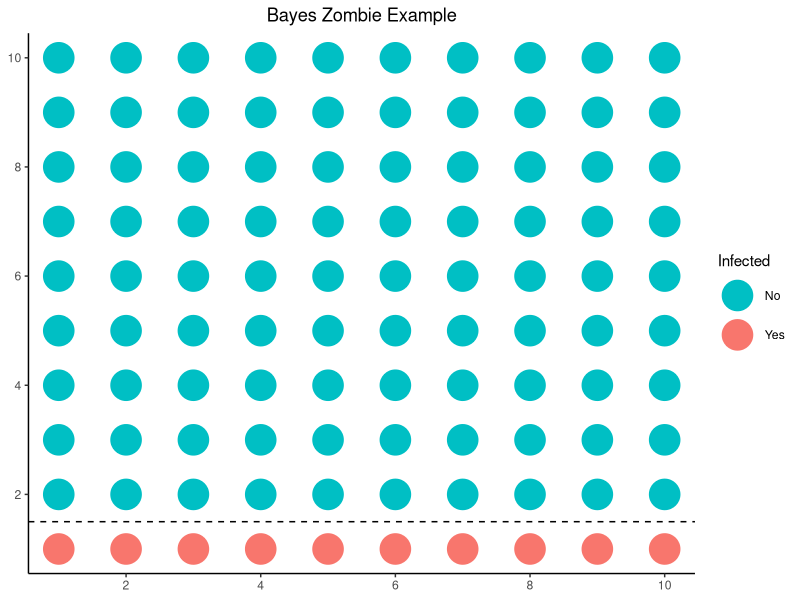
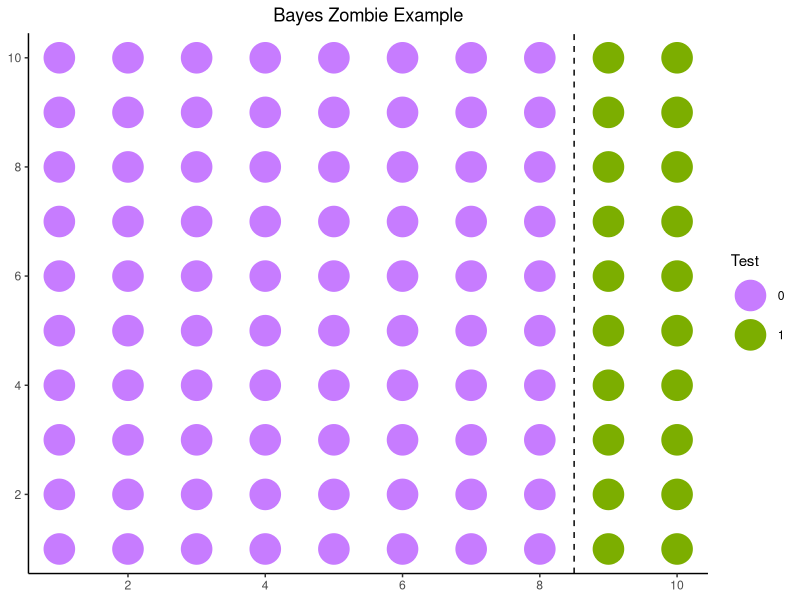
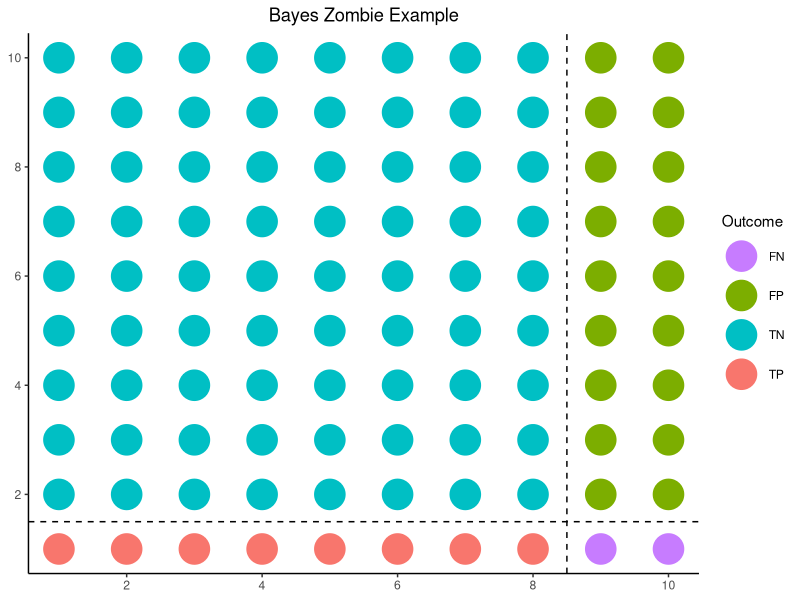
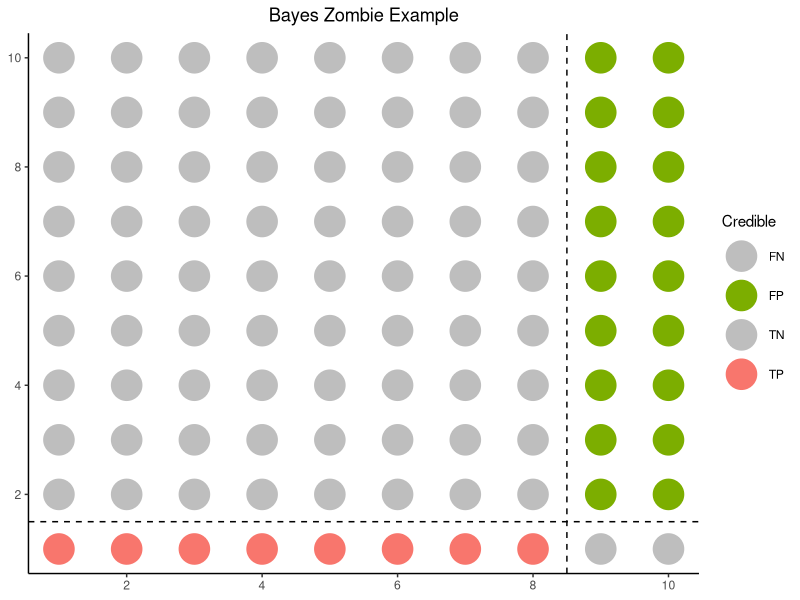

Write the R code that produced these figures, in order.
###############################################################################
### BAYES THEORY EXAMPLE 
# https://www.youtube.com/watch?v=NIqeFYUhSzU&t=254s
###############################################################################
library(tidyverse)
library(ggplot2)

## PRIOR (Hypothesis, previous assumptions, etc.)
# Disease ZOMBIE affects 10% of people where you live
x = 1:10
y = 1:10
df = data.frame(expand.grid(x, y))
colnames(df) = c("x", "y")

df.hypoethesis = df %>%
  mutate(infected = case_when(
    y == 1 ~ 'Yes',
    TRUE ~ 'No'
  ))

ggplot() + 
  geom_point(data = df.hypoethesis, aes(x = x, y = y, color = infected), size = 10) +
  scale_color_manual(values = c('#00BFC4','#F8766D')) + 
  geom_hline(yintercept = 1.5, linetype = "dashed") +
  scale_x_continuous(limits = c(1, 10), breaks = c(2, 4, 6, 8, 10)) +
  scale_y_continuous(limits = c(1, 10), breaks = c(2, 4, 6, 8, 10)) +
  theme_classic() +
  ggtitle("Bayes Zombie Example") +
  guides(color = guide_legend(title = "Infected")) +
  theme(axis.title.x = element_blank()
        , axis.title.y =  element_blank()
        , plot.title = element_text(hjust = 0.5)
  )

## LIKELIHOOD/DATA (evidence, new information, etc.)
# You are bitten and test positive for being INFECTED
# This test is accurate 80% of the time.
df.evidence = df %>%
  mutate(test = case_when(
    x > 8 ~ '1',
    TRUE ~ '0'
  ))
ggplot() + 
  geom_point(data = df.evidence, aes(x = x, y = y, color = test), size = 10) +
  scale_color_manual(values = c('#C77CFF','#7CAE00')) + 
  geom_vline(xintercept = 8.5, linetype = "dashed") +
  scale_x_continuous(limits = c(1, 10), breaks = c(2, 4, 6, 8, 10)) +
  scale_y_continuous(limits = c(1, 10), breaks = c(2, 4, 6, 8, 10)) +
  theme_classic() +
  ggtitle("Bayes Zombie Example") +
  guides(color = guide_legend(title = "Test")) +
  theme(axis.title.x = element_blank()
        , axis.title.y =  element_blank()
        , plot.title = element_text(hjust = 0.5)
  )


## POSTERIOR (Update prior information based on data)
# What is the probability you are infected, given you test positive?
# Update prior based on evidence 
df.update = df %>%
  mutate(update = case_when(
    x < 9 & y == 1 ~ 'TP',
    x >=9 & y == 1 ~ 'FN',
    x < 9 & y > 1 ~ 'TN',
    x >=9 & y > 1 ~ 'FP'
  ))

ggplot() + 
  geom_point(data = df.update, aes(x = x, y = y, color = update), size = 10) +
  geom_vline(xintercept = 8.5, linetype = "dashed") +
  geom_hline(yintercept = 1.5, linetype = "dashed") +
  scale_color_manual(values = c('#C77CFF','#7CAE00','#00BFC4','#F8766D')) + 
  scale_x_continuous(limits = c(1, 10), breaks = c(2, 4, 6, 8, 10)) +
  scale_y_continuous(limits = c(1, 10), breaks = c(2, 4, 6, 8, 10)) +
  theme_classic() +
  ggtitle("Bayes Zombie Example") +
  guides(color = guide_legend(title = "Outcome")) +
  theme(axis.title.x = element_blank()
        , axis.title.y =  element_blank()
        , plot.title = element_text(hjust = 0.5)
        )

ggplot() + 
  geom_point(data = df.update, aes(x = x, y = y, color = update), size = 10) +
  geom_vline(xintercept = 8.5, linetype = "dashed") +
  geom_hline(yintercept = 1.5, linetype = "dashed") +
  scale_color_manual(values = c('gray','#7CAE00','gray','#F8766D')) + 
  scale_x_continuous(limits = c(1, 10), breaks = c(2, 4, 6, 8, 10)) +
  scale_y_continuous(limits = c(1, 10), breaks = c(2, 4, 6, 8, 10)) +
  theme_classic() +
  ggtitle("Bayes Zombie Example") +
  guides(color = guide_legend(title = "Credible")) +
  theme(axis.title.x = element_blank()
        , axis.title.y =  element_blank()
        , plot.title = element_text(hjust = 0.5)
  )


posterior = 8 / (8 + 18)
print(posterior)

